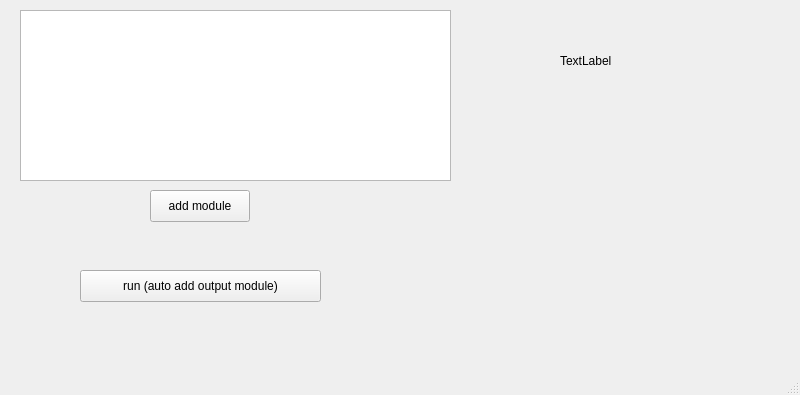
<?xml version="1.0" encoding="UTF-8"?>
<ui version="4.0">
 <class>MainWindow</class>
 <widget class="QMainWindow" name="MainWindow">
  <property name="geometry">
   <rect>
    <x>0</x>
    <y>0</y>
    <width>800</width>
    <height>395</height>
   </rect>
  </property>
  <property name="windowTitle">
   <string>MainWindow</string>
  </property>
  <widget class="QWidget" name="centralwidget">
   <widget class="QTreeView" name="treeView">
    <property name="geometry">
     <rect>
      <x>20</x>
      <y>10</y>
      <width>431</width>
      <height>171</height>
     </rect>
    </property>
   </widget>
   <widget class="QPushButton" name="btn_addModule">
    <property name="geometry">
     <rect>
      <x>150</x>
      <y>190</y>
      <width>100</width>
      <height>32</height>
     </rect>
    </property>
    <property name="text">
     <string>add module</string>
    </property>
   </widget>
   <widget class="QLabel" name="label">
    <property name="geometry">
     <rect>
      <x>560</x>
      <y>30</y>
      <width>111</width>
      <height>61</height>
     </rect>
    </property>
    <property name="text">
     <string>TextLabel</string>
    </property>
   </widget>
   <widget class="QPushButton" name="btn_run">
    <property name="geometry">
     <rect>
      <x>80</x>
      <y>270</y>
      <width>241</width>
      <height>32</height>
     </rect>
    </property>
    <property name="text">
     <string>run (auto add output module)</string>
    </property>
   </widget>
  </widget>
  <widget class="QMenuBar" name="menubar">
   <property name="geometry">
    <rect>
     <x>0</x>
     <y>0</y>
     <width>800</width>
     <height>24</height>
    </rect>
   </property>
  </widget>
  <widget class="QStatusBar" name="statusbar"/>
 </widget>
 <resources/>
 <connections/>
</ui>
